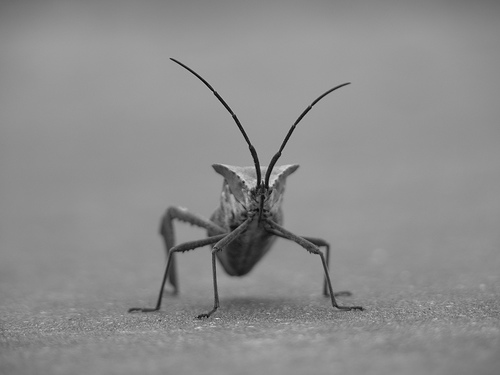
#> input picture Section 02/stinkbug.png, 500 x 375 px
$ python sec02-imgshow-zoom.py   (older library calls are emulated)
#> lines starting #> are read from the running program, lines starting #| are printed output that depends on the picture
import matplotlib.pyplot as plt
import scipy.misc
import numpy


# because the image we loaded is RGB image,
# http://en.wikipedia.org/wiki/Grayscale#Converting_color_to_grayscale

bug = scipy.misc.imread('stinkbug.png')
#> bug is the input picture: shape (375, 500, 3); min 0, max 217, mean 140.5

# if you want to inspect the shape of the loaded image
# uncomment following line
#print bug.shape

# convert to gray
bug = bug[:,:,0]
#> bug: shape (375, 500)

# show original image
plt.figure()
plt.gray()

plt.subplot(121)
plt.imshow(bug)

# show 'zoomed' region
zbug = bug[100:350,140:350]
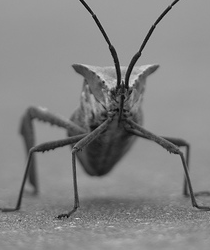
#> zbug: shape (250, 210); min 2, max 217, mean 132.3

plt.subplot(122)
plt.imshow(zbug)

plt.show()
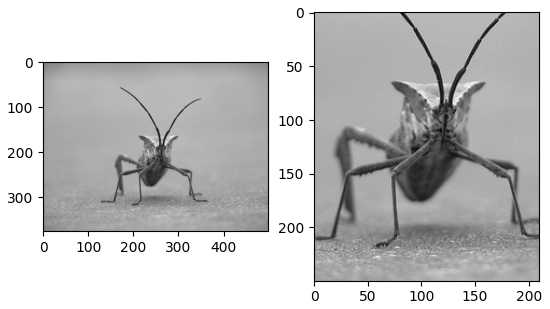
#> figure drawn by matplotlib, 2 panels
